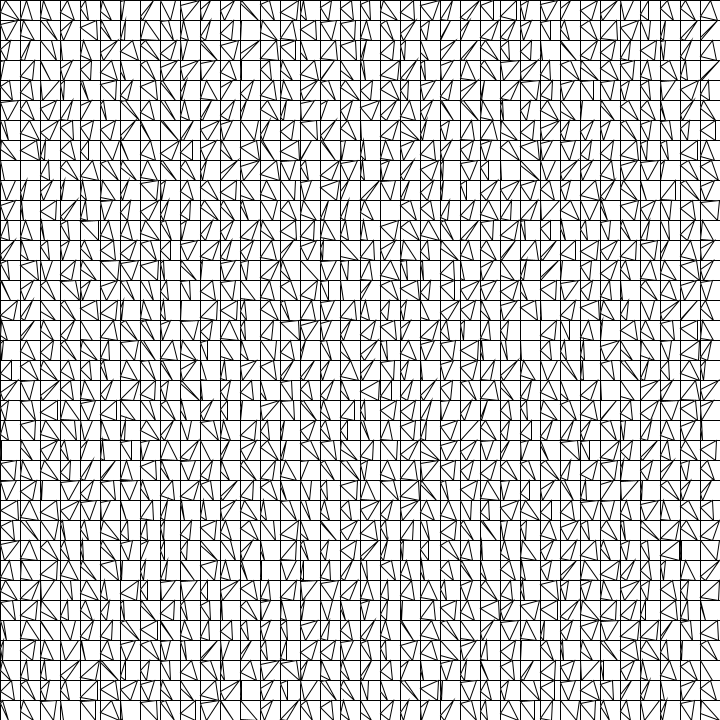
Frame 1 (no input)
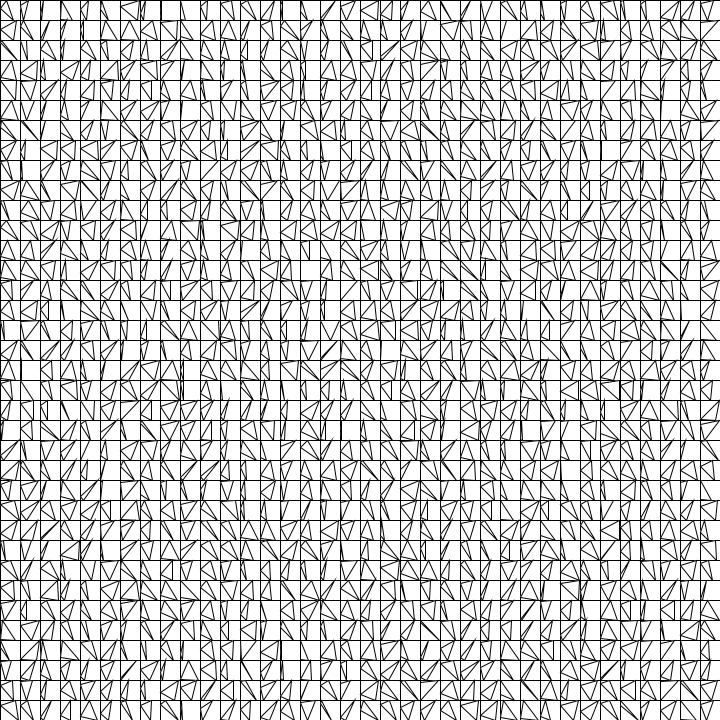
Frame 60 (the mouse pressed at the canvas centre just before this capture)
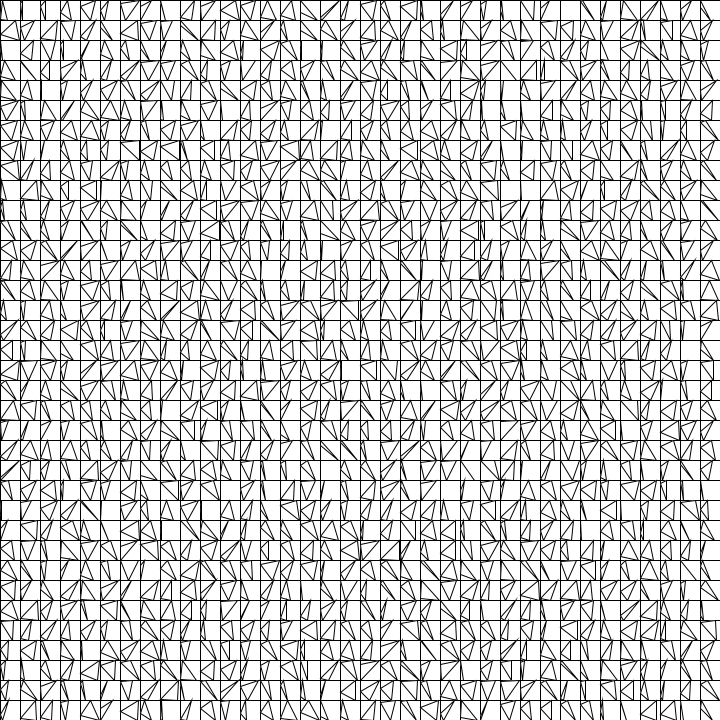
Frame 120 (the mouse held since frame 60 and released just before this capture)

The Processing sketch that drew these frames (run headless with seeded random() and noise(); from frame 60 on, the mouse is pressed at the canvas centre):

// Processing sketch: processing_151401
// ── processing_151401.pde

void setup(){
  frameRate(25);
size (720, 720);
}

void draw(){

for (int x = 0; x<36; x++) {
  for (int y = 0; y<36; y++) {
    rect(x*20,y*20,20,20);
    triangle(x*20,y*20+random(20), x*20+random(20),y*20, x*20+random(20),y*20+20);
  }
}
}
